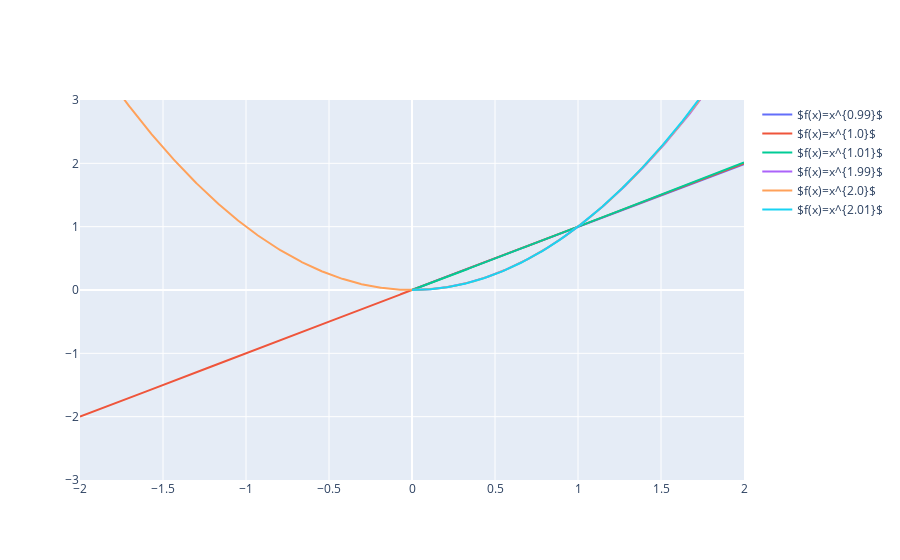

Notebook cell for this chart:
### Markdown cell above
\begin{equation} \boxed{f: [0,\infty) \rightarrow \mathbb{R}, \quad f(x)=x^a}\end{equation}
mit $a\in (0,\infty)$ ist die Potenzfunktion mit positivem reallen Exponenten

Sie ist definiert durch die Exponential- und Logarithmusfunktion (siehe Abschnitt 2.4)

$x^a \equiv e^{a \ln x}$

### Code cell
x = np.linspace(-2,2,1001)  # definiert das Plotintervall für x
n_list = np.array([0.99, 1, 1.01, 1.99,2, 2.01])  # definiert Liste von Potenzen (natürliche Zahlen)
traces = [go.Scatter(x=x, y=x**n, mode='lines', name='$f(x)=x^{{{}}}$'.format(n)) for n in n_list]
fig = go.Figure(data=traces)
fig.update_yaxes(range=[-3, 3])  # limitiert den gezeigten Ausschnitt an Funktionswerten (y-Achse)

### Figure 1 — Plotly figure (JSON) as saved in the notebook; plotly's stock layout.template omitted (floating-point values rounded to 4 significant figures; data arrays with more than 128 entries replaced by an {"elided": "..."} marker saying what was removed)
{"data": [{"mode": "lines", "name": "$f(x)=x^{0.99}$", "type": "scatter", "x": {"elided": "1001 float values"}, "y": {"elided": "1001 float values"}}, {"mode": "lines", "name": "$f(x)=x^{1.0}$", "type": "scatter", "x": {"elided": "1001 float values"}, "y": {"elided": "1001 float values"}}, {"mode": "lines", "name": "$f(x)=x^{1.01}$", "type": "scatter", "x": {"elided": "1001 float values"}, "y": {"elided": "1001 float values"}}, {"mode": "lines", "name": "$f(x)=x^{1.99}$", "type": "scatter", "x": {"elided": "1001 float values"}, "y": {"elided": "1001 float values"}}, {"mode": "lines", "name": "$f(x)=x^{2.0}$", "type": "scatter", "x": {"elided": "1001 float values"}, "y": {"elided": "1001 float values"}}, {"mode": "lines", "name": "$f(x)=x^{2.01}$", "type": "scatter", "x": {"elided": "1001 float values"}, "y": {"elided": "1001 float values"}}], "layout": {"yaxis": {"range": [-3, 3]}}}
